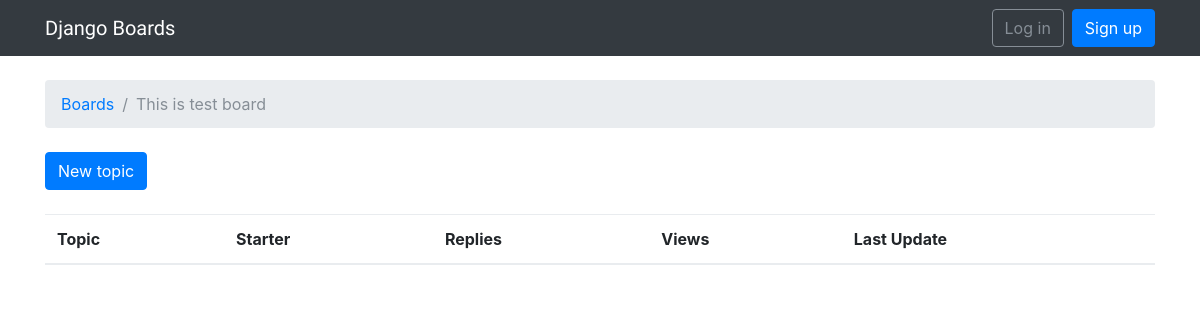
/boards/5/, run on an earlier commit of the app's database.
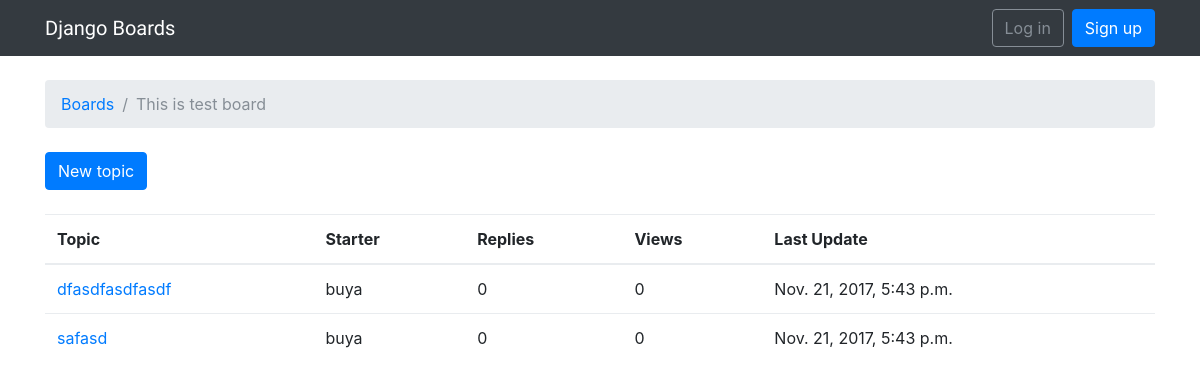
And on a later commit of the database.
### boards/models.py (models this page shows, shortened)
class Topic(models.Model):
    subject = models.CharField(max_length=200)
    last_updated = models.DateTimeField(auto_now_add=True)
    board = models.ForeignKey(Board, related_name='topics')
    starter = models.ForeignKey(User, related_name='topics')
    views = models.PositiveIntegerField(default=0)

### boards/views.py (the view)
# urls.py: url(r'^boards/(?P<pk>\d+)/$', views.board_topics, name='board_topics'),
def board_topics(request, pk):
    board = get_object_or_404(Board, pk=pk)
    topics = board.topics.order_by('-last_updated').annotate(replies=Count('posts') - 1)
    return render(request, 'topics.html', {'board': board, 'topics': topics})

### boards/templates/topics.html (shortened to what this page needs)
{% extends 'base.html' %}
{% block breadcrumb %}
    <li class="breadcrumb-item"><a href="{% url 'home' %}">Boards</a></li>
    <li class="breadcrumb-item active">{{ board.name }}</li>
{% endblock %}
{% block content %}
    <div class="mb-4">
        <a href="{% url 'new_topic' board.pk %}" class="btn btn-primary">New topic</a>
    </div>
    <table class="table">
        <thead class="thead-inverse">
        <tr>
            <th>Topic</th>
            <th>Starter</th>
            <th>Replies</th>
            <th>Views</th>
            <th>Last Update</th>
        </tr>
        </thead>
        <tbody>
        {% for topic in topics %}
            <tr>
                <td><a href="{% url 'topic_posts' board.pk topic.pk %}">{{ topic.subject }}</a></td>
                <td>{{ topic.starter.username }}</td>
                <td>{{ topic.replies }}</td>
                <td>{{ topic.views }}</td>
                <td>{{ topic.last_updated }}</td>
            </tr>
        {% endfor %}
        </tbody>
    </table>
{% endblock %}

What changed in the data, as far as the page shows it:
added Topic: subject "dfasdfasdfasdf", starter.username "buya", replies "0", views "0", last_updated "Nov. 21, 2017, 5:43 p.m."
added Topic: subject "safasd", starter.username "buya", replies "0", views "0", last_updated "Nov. 21, 2017, 5:43 p.m."
